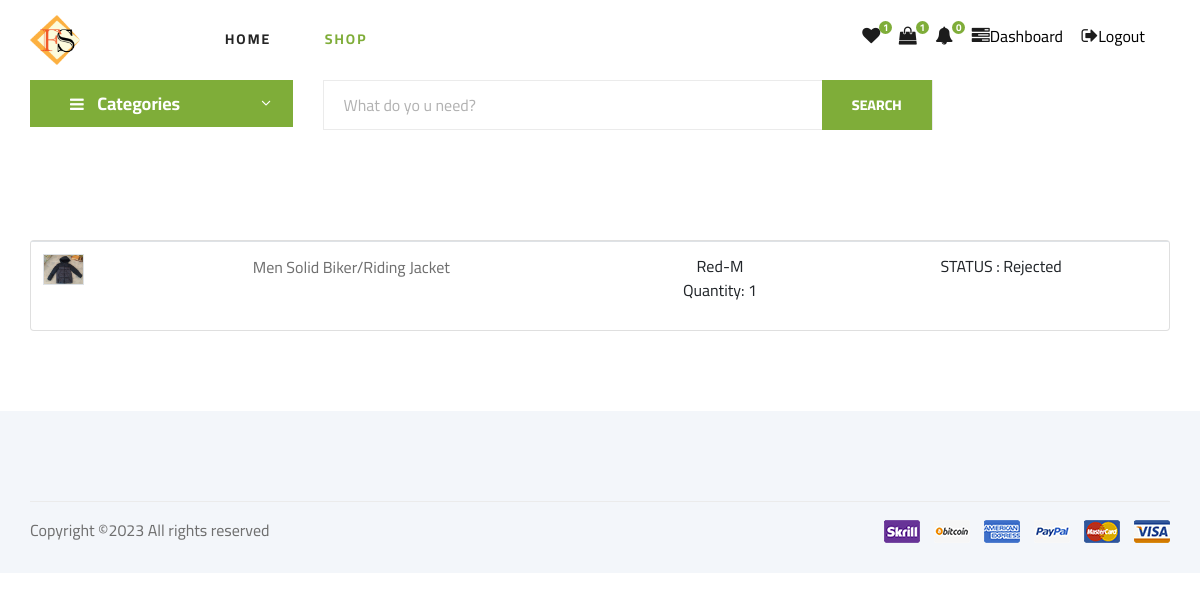
Page /return_request_view/ (signed in) on the committed database.
### store/models.py (models this page shows, shortened)
class return_request(models.Model):
	user = models.ForeignKey(User, on_delete=models.CASCADE)
	item = models.ForeignKey(OrderProduct, on_delete=models.CASCADE)
	timestamp = models.DateTimeField(auto_now_add=True)
	moreinfo = models.TextField()
	status = models.CharField(max_length=15)

class OrderProduct(models.Model):
	user = models.ForeignKey(User, on_delete=models.SET_NULL, null=True)
	product = models.ForeignKey(Products, on_delete=models.SET_NULL, null=True)
	product_price = models.FloatField()
	payment = models.ForeignKey(Payment, on_delete=models.SET_NULL, blank=True, null=True)
	order = models.ForeignKey(Order, on_delete=models.SET_NULL, null=True)
	quantity = models.IntegerField(default=0, null=True, blank=True)
	created_at = models.DateTimeField(auto_now_add=True)
	updated_at = models.DateTimeField(auto_now=True)
	ordered = models.BooleanField(default=False)
	returned = models.BooleanField(default=False)
	color = models.CharField(max_length=50)
	size = models.CharField(max_length=50)

class BaseModel(models.Model):
	uid = models.UUIDField(primary_key=True , editable=False , default=uuid.uuid4)
	created_at = models.DateTimeField(auto_now= True)
	updated_at = models.DateTimeField(auto_now_add= True)
	class Meta:
		abstract = True

class Products(BaseModel):
	product_name = models.CharField(max_length=100)
	slug = models.SlugField(max_length=100,unique=True, null=True, blank=True)
	category = models.ForeignKey(Category, on_delete=models.CASCADE, related_name="products")
	price = models.IntegerField()
	product_description = models.TextField()
	image = models.ImageField(null=True, blank=True)
	is_deleted = models.BooleanField(default=False)
	in_store = models.BooleanField(default=False)

### store/views.py (the view)
# urls.py: path('return_request_view/', views.return_request_view, name='return_request_view'),
@login_required(login_url='login')
def return_request_view(request):
    return_items = return_request.objects.filter(user=request.user).order_by('-timestamp')
    context = {'return_items':return_items}
    return render(request, 'user/return_request_view.html', context)

### store/context_processors.py (called while the page is built)
def category_list_processor(request):
    category_list = Category.objects.all()
    return {'category_list': category_list}

def cart_counter(request):
    cart_count = 0
    try:
        if request.user.is_authenticated:
            cart_items = CartItems.objects.all().filter(user=request.user)
        else:
            cart = uCart.objects.filter(cart_id=_cart_id(request))
            cart_items = CartItems.objects.all().filter(cart=cart[:1])
        for cart_item in cart_items:
            cart_count += cart_item.quantity
    except uCart.DoesNotExist:
        cart_count=0
    return dict(cart_count=cart_count)

def wish_counter(request):
    if request.user.is_authenticated:
        wish_items = WishList.objects.filter(user=request.user)
    else:
        guest = Guest.objects.filter(guest_id=_wishlist_id(request)).first()
        if guest:
            wish_items = WishList.objects.filter(guest=guest)
        else:
            wish_items = []
    wish_count = wish_items.count() if wish_items else 0
    return {'wish_count': wish_count}

def notification_counter(request):
    if request.user.is_authenticated:
        notifications = Notification.objects.filter(user=request.user,is_read=False)
        noti_count = notifications.count() if notifications else 0
        return dict(noti_count=noti_count)
    else:
        return dict(noti_count=0)

### store/templates/user/return_request_view.html (shortened to what this page needs)
{%extends 'store/base.html'%}
{%load static%}
{% load custom_filters %}
{%block body%}
    <section class="shoping-cart spad">
        <div class="container" >
            <div class="row" style="text-align: center;">
                <div class="col-12">
                     <article class="card">
                    <div class="table-responsive">
                    <table class="table table-hover">
                        {%for item in return_items%}
                        <tr>
                        <td width="65">
                        <img src="{{item.item.product.image.url}}" class="img-xs border">
                        </td>
                        <td>
                        <p class="title mb-0">{{item.item.product.product_name}} </p>
                        </td>
                        <td> {{item.item.color}}-{{item.item.size}} <br> Quantity: {{item.item.quantity}} </td>
                         <td> STATUS : {{item.status}}</td>
                        </tr>
                        {%endfor%}
                    </table>
                    </div>
                    </article>
                </div>
            </div>
        </div>
    </section>
{%endblock%}

### static/assets/css/style.css (style rules this page uses)
html, body { height: 100%; font-family: "Cairo", sans-serif; -webkit-font-smoothing: antialiased; font-smoothing: antialiased; }
p { font-size: 16px; font-family: "Cairo", sans-serif; color: #6f6f6f; font-weight: 400; line-height: 26px; margin: 0 0 15px 0; }
img { max-width: 100%; }
.spad { padding-top: 100px; padding-bottom: 100px; }
.shoping-cart { padding-top: 80px; padding-bottom: 80px; }
@media only screen and (min-width: 1200px) { .container { max-width: 1170px; } }

### rows in the picture
return_request: item.product.image (picture), item.product.product_name "Men Solid Biker/Riding Jacket", item.color "Red", item.size "M", item.quantity "1", status "Rejected"

### other values in the picture
{{ wish_count }} "1"
{{ cart_count }} "1"
{{ noti_count }} "0"
